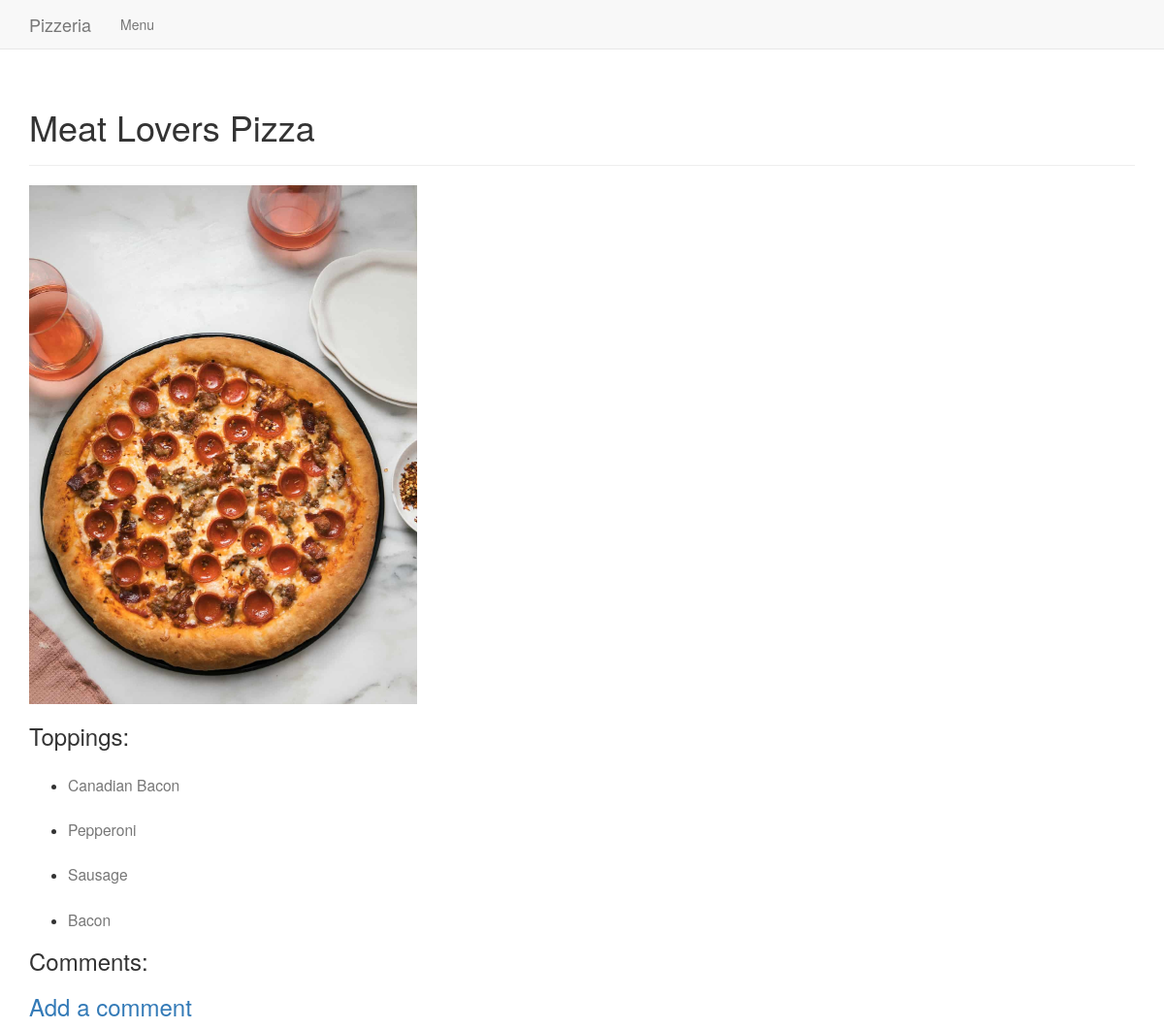
The page /menu/2/ on the database its author committed.
### pizzas/models.py (models this page shows, shortened)
class Pizza(models.Model):
    pizza_name = models.CharField(max_length=200)
    picture = models.ImageField(upload_to='images/')
    def __str__(self):
        return self.pizza_name

class Toppings(models.Model):
    pizza = models.ForeignKey(Pizza, on_delete=models.CASCADE)
    topping_name = models.TextField(null=True)
    class Meta:
        verbose_name_plural = 'toppings'

### pizzas/views.py (the view)
# urls.py: path('menu/<int:pizza_id>/',views.pizza, name='pizza'),
def pizza(request, pizza_id):
    pizza = Pizza.objects.get(id=pizza_id)
    toppings = pizza.toppings_set.all()
    comment = pizza.comment_set.all()
    context = {'pizza':pizza, 'toppings':toppings, 'comment':comment}
    return render(request, 'pizzas/pizza.html', context)

### pizzas/templates/pizzas/pizza.html (shortened to what this page needs)
{% extends "pizzas/base.html" %}
{% block header %}
<h1> {{ pizza }} Pizza </h1>
{% endblock header %}
{% block content %}
<div>
<img src="{{ pizza.picture.url }}" width=400 height=auto/>
</div>
<h3>
    Toppings:
</h3>
<ul>
    {% for t in toppings %}
    <li>
        <h3> <small>{{ t.topping_name }}
            </small>
        </h3>
    </li>
    {% endfor %}
</ul>
<h3>
    Comments:
</h3>
<h3>
    <a href="{% url 'pizzas:new_comment' pizza.id %}">Add a comment</a>
</h3>
{% endblock content %}

### rows shown on the page
Pizza: pizza_name "Meat Lovers", picture (picture)
Toppings: topping_name "Canadian Bacon"
Toppings: topping_name "Pepperoni"
Toppings: topping_name "Sausage"
Toppings: topping_name "Bacon"
